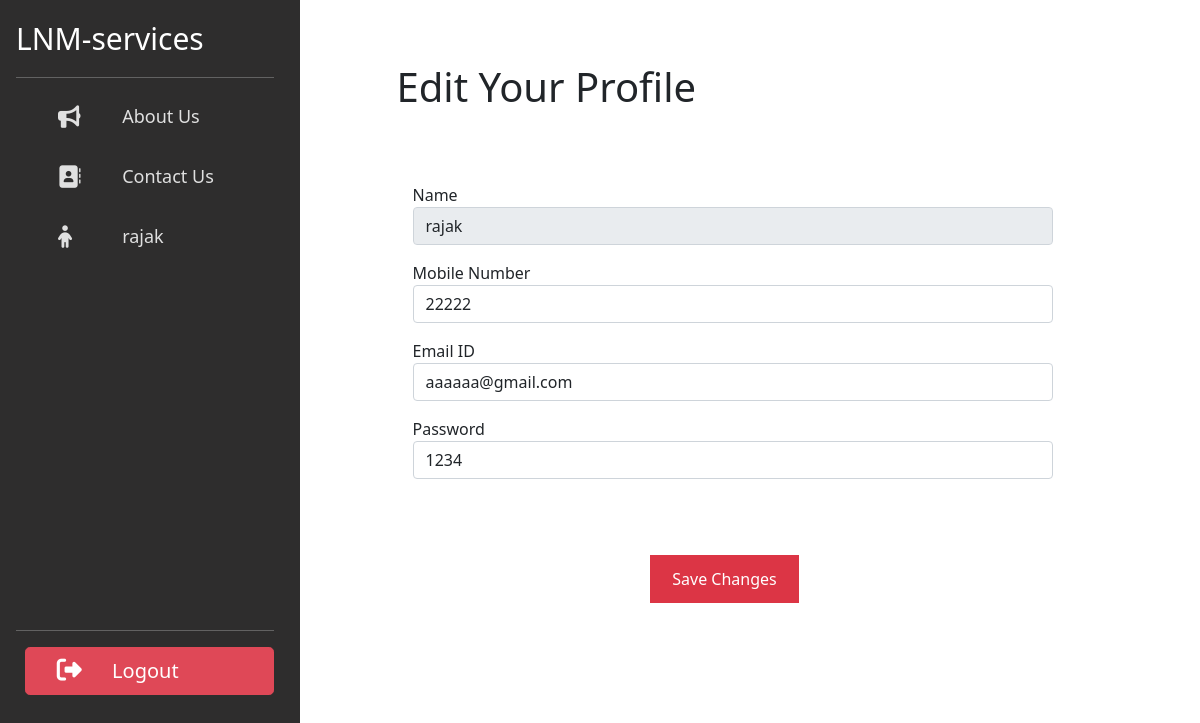
Before: /profile/ (signed in) with the older database file.
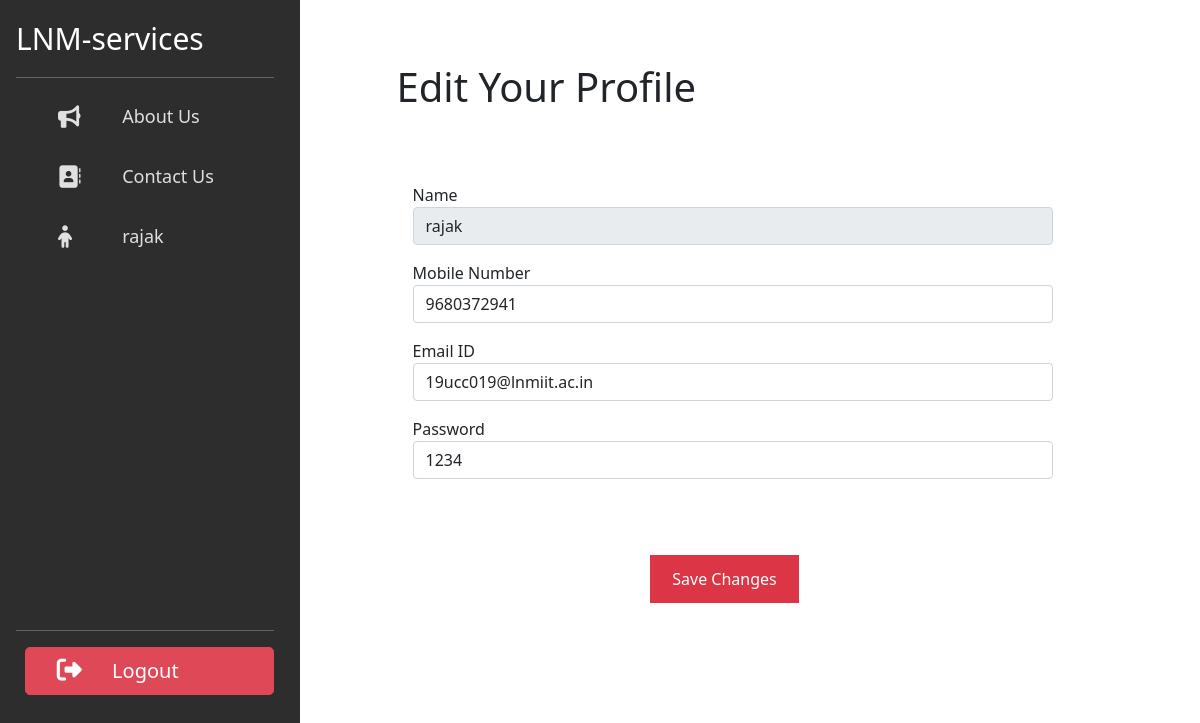
After: the same page with the newer database file.
### accounts/models.py (models this page shows)
class Accounts(models.Model):
    user_name = models.CharField(max_length=25, primary_key=True)
    email = models.EmailField(unique=True)
    phone_num = models.BigIntegerField()
    password = models.CharField(max_length=25)

### accounts/views.py (the view)
# urls.py: path('profile/', views.profile, name='profile'),
def profile(request):
    if request.method == 'POST':
        account = Accounts.objects.get(user_name=request.session['uid'])
        account_form = Accountforms(request.POST, instance=account)
        if account_form.is_valid():
            account_form.save()
    account = Accounts.objects.filter(user_name=request.session['uid'])
    context = {'account': account[0], 'username': request.session['uid']}
    return render(request, 'accounts/profile.html', context)

### templates/accounts/profile.html (shortened to what this page needs)
{% extends 'common/base_navbar.html' %}
{% load static %}
{% block content %}
<div class="container rounded bg-white mt-5 mb-5">
    <h1>Edit Your Profile</h1>
    <div class="row"><br /><br /><br />
        <div class="col-md-5 border-right">
            <div class="p-3 py-5">
                <form method="POST" action="{% url 'profile' %}">
                    <div class="row mt-3">
                        <div class="col-md-12"><label class="labels">Name</label><input style="width:40rem;" type="text"
                                class="form-control" value={{account.user_name}} name="user_name" readonly></div>
                    </div>
                    <div class="row mt-3">
                        <div class="col-md-12"><label class="labels">Mobile Number</label><input style="width:40rem;"
                                type="text" class="form-control" value={{account.phone_num}} name="phone_num"></div>
                    </div>
                    <div class="row mt-3">
                        <div class="col-md-12"><label class="labels">Email ID</label><input style="width:40rem;"
                                type="text" class="form-control" value={{account.email}} name="email"></div>
                    </div>
                    <div class="row mt-3">
                        <div class="col-md-12"><label class="labels">Password</label><input style="width:40rem;"
                                type="text" class="form-control" value={{account.password}} name="password"></div>
                    </div>
                    <br />
                    <div style="width:39rem;" class="mt-5 text-center"><button class="button button1" type="submit">Save
                            Changes</button></div>
                </form>
            </div>
        </div>
    </div>
</div>
{% endblock %}

### templates/common/base_navbar.html (shortened to what this page needs)
<!doctype html>
<head>
  <link href="https://cdn.jsdelivr.net/npm/bootstrap@5.0.2/dist/css/bootstrap.min.css" rel="stylesheet"
>
</head>
<body>
  <div id="wrapper">
    <div id="sidebar-wrapper"  style="width:300px;">
      <div class="d-flex flex-column flex-shrink-0 p-3 text-white" style="width: 290px;">
        <a href="/" class="d-flex align-items-center mb-3 mb-md-0 me-md-auto text-white text-decoration-none"
          style="font-size:30px;">
          LNM-services
        </a>
        <hr>
        <ul class="sidebar-nav flex-column mb-auto">
          <li>
            <a href="{% url 'about' %}">
              <i class="w-25 fas fa-bullhorn fa-lg me-3" aria-hidden="true"></i>
              About Us
            </a>
          </li>
          <li>
            <a href="{% url 'contact' %}">
              <i class="w-25 fas fa-address-book fa-lg me-3" aria-hidden="true"></i>
              Contact Us
            </a>
          </li>
          <li>
            <a href="{% url 'profile' %}">
              <i class="w-25 fas fa-child fa-lg me-3" aria-hidden="true"></i>
              {{username}}
            </a>
          </li>
        </ul>
        <br/><br/><br/><br/><br/><br/><br/><br/><br/><br/><br/><br/><br/><br/>
        <hr>
        <div>
          <ul>
            <a href="{% url 'logout' %}" class=" btn btn-lg btn-danger btn-block text-white d-grid d-flex align-items-center mb-2" style="margin-left:-10%;">
              <i class="w-25 fas fa-sign-out-alt fa-lg me-3" aria-hidden="true"></i>
              Logout
            </a>
          </ul>
        </div>
      </div>
    </div>
    <div id="content-wrapper">
      <div class="container-fluid">
        <div class="row">
          <div class="col-lg-12">
            <div class="row mx-auto">
              <div class="container-fluid">
  <div class="row">
    <div class="col d-flex justify-content-center" id="cards">
      <div class="row mx-auto">
        {% block content %}
    {% endblock %}
            </div>
          </div>
        </div>
      </div>
    </div>
  </div>
  </div>
</body>

Changed rows visible on the page:
changed Accounts "rajak": phone_num "22222" → "9680372941"; email "aaaaaa@gmail.com" → "19ucc019@lnmiit.ac.in"
